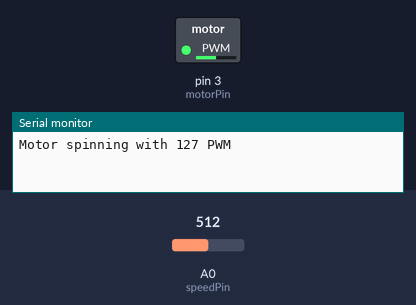
This sketch was run on a simulated Arduino Uno, built with avr-gcc and run on an emulated ATmega328P. Parts: switched loads named in the sketch (green lamp = pin HIGH), the last lines printed to the serial monitor. The test bench sets the inputs (shaded band); at power-on: A0 (speedPin) = 512.

Above: at 1.8 s.
1.9 s: A0 (speedPin) set to 716
At 3.2 s:
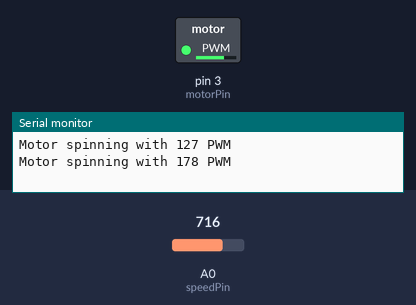
3.5 s: A0 (speedPin) set to 900
At 5.0 s:
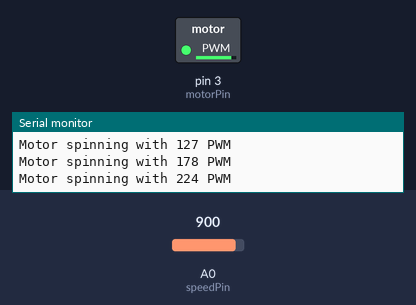
5.5 s: A0 (speedPin) set to 122
At 6.5 s:
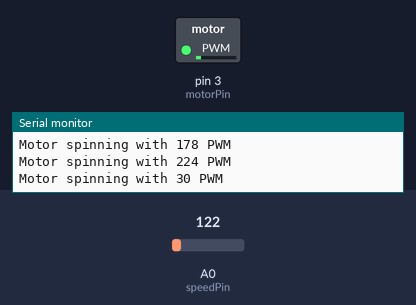
7.5 s: A0 (speedPin) set to 0
At 9.2 s:
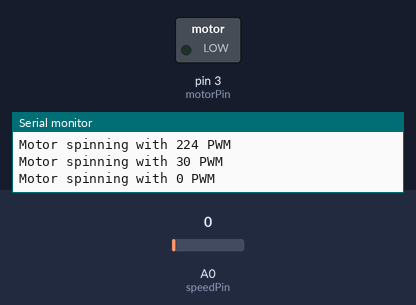
9.5 s: A0 (speedPin) set to 511
At 10.8 s:
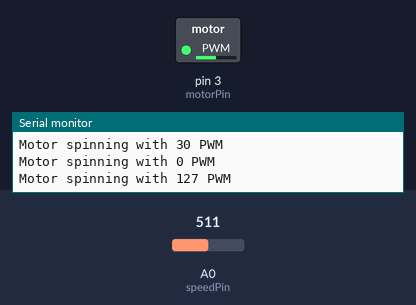
Timing chart, 0 to 12.5 s (numbered marks = the images above; inputs shaded):
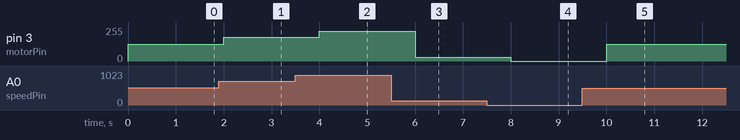

Measured:
- after the input at 1.9 s, pin 3 (motorPin): 127/255 → 178/255 after 0.10 s
- after the input at 3.5 s, pin 3 (motorPin): 178/255 → 224/255 after 0.50 s
- after the input at 5.5 s, pin 3 (motorPin): 224/255 → 30/255 after 0.50 s
- after the input at 7.5 s, pin 3 (motorPin): 30/255 → 0/255 after 0.50 s
- after the input at 9.5 s, pin 3 (motorPin): 0/255 → 127/255 after 0.50 s

The sketch:

PWM_PeristalticPumpDC.ino
```cpp
/* Control Speed of a DC Motor from serial monitor
   More info: http://www.ardumotive.com/how-to-drive-a-dc-motor-with-transistor.html
   Dev: Vasilakis Michalis // Date: 13/7/2015 // www.ardumotive.com */

//Transistor 'Base' pin or input pin of motor driver ic to Arduino PWM Digital Pin 3
const int motorPin = 3;
const int speedPin = A0;

int Speed =0; //Variable to store Speed, by defaul 0 PWM
int oldSpeed =0;
int flag;

void setup()
{
  pinMode(motorPin, OUTPUT); //Set pin 3 as an OUTPUT
  Serial.begin(9600); //Init serial communication
    //Print a message:
}
void loop(){
  Speed = analogRead(speedPin)*255.0/1023.0;

  //Send PWM value with analogWrite to Arduino pin 3 and print a message to serial monitor
  if (Speed != oldSpeed){
    analogWrite(motorPin, Speed);
    //Print message only once
    Serial.print("Motor spinning with ");
    Serial.print(Speed);
    Serial.println(" PWM");
    oldSpeed=Speed;
  }
  delay(1000);
}
```
